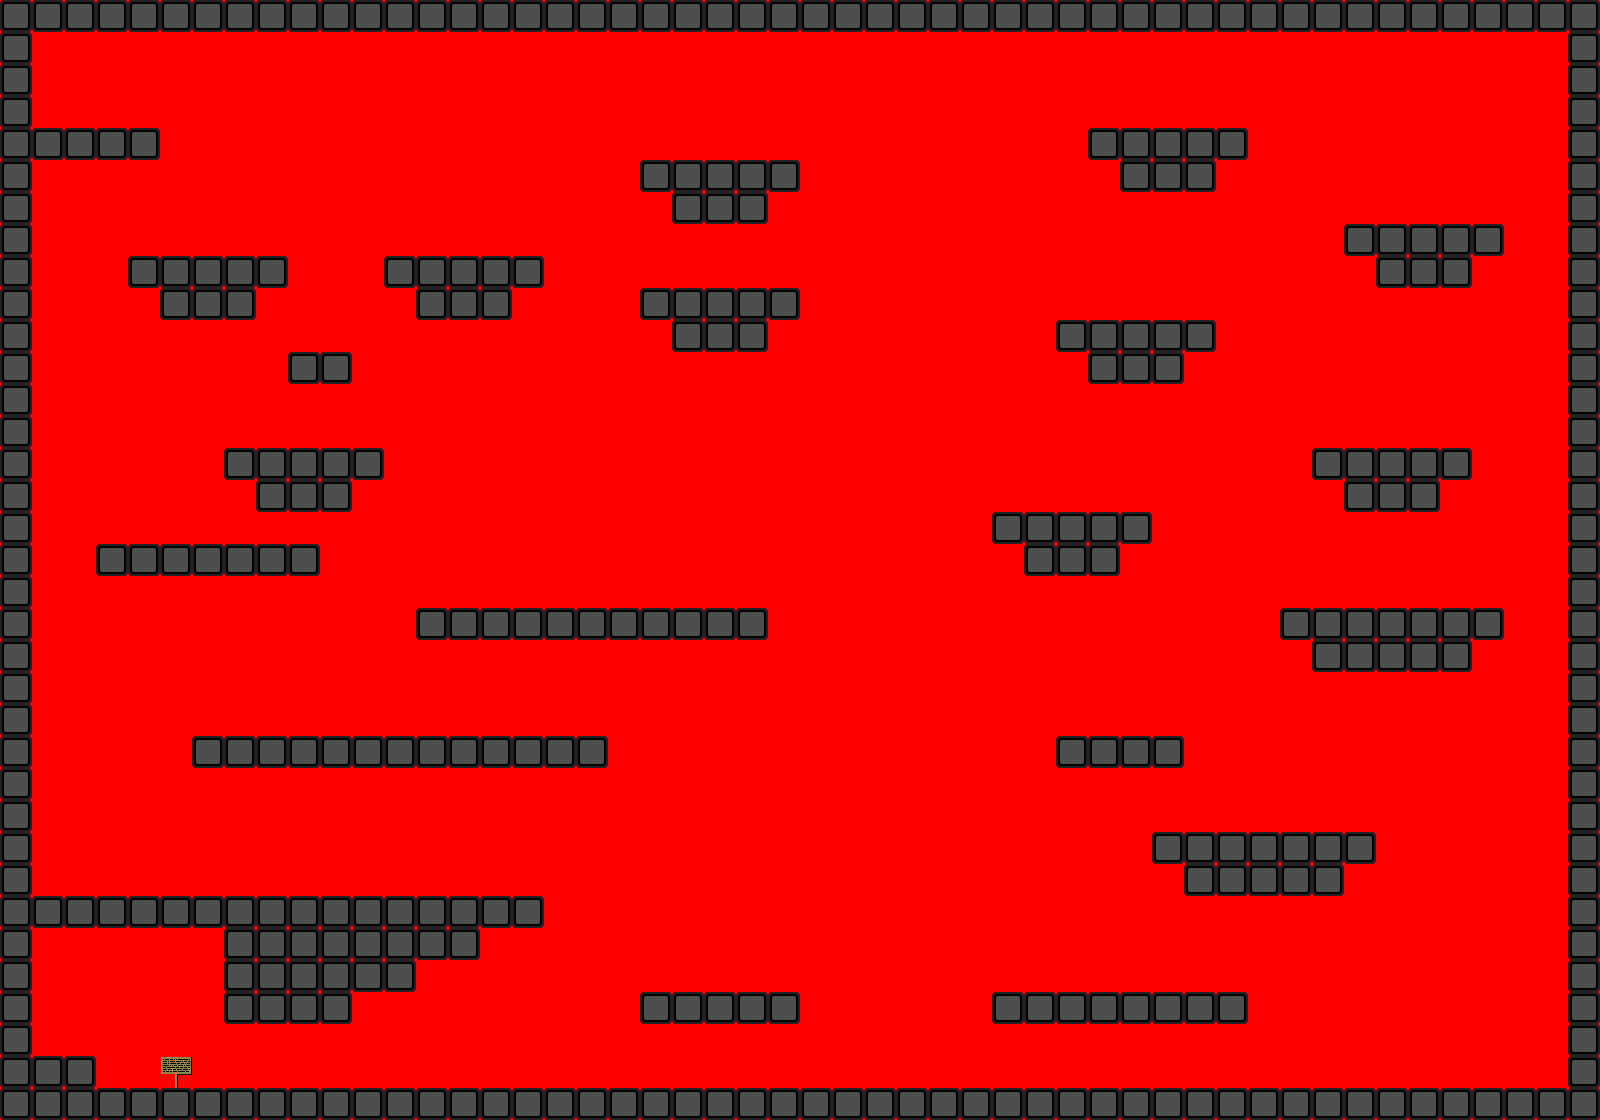

Rendered tile map (Tiled .tmx) drawn with the repository's tilesets; below, a short description and the map source with its tile grids summarised:
An orthogonal 50x35 tile map with 32x32 px tiles, 2 tile layers (Walls, other).

<map version="1.0" orientation="orthogonal" width="50" height="35" tilewidth="32" tileheight="32" backgroundcolor="#ff0000">
 <tileset firstgid="1" name="tiles" tilewidth="32" tileheight="32">
  <image source="maptiles.png" trans="ffffff" width="96" height="32" />
 </tileset>
 <layer name="Walls" width="50" height="35">
  <data>[1750 cells, 360 non-empty, 1 distinct tile ids]</data>
 </layer>
 <layer name="other" width="50" height="35">
  <data>[1750 cells, 1 non-empty, 1 distinct tile ids]</data>
 </layer>
</map>